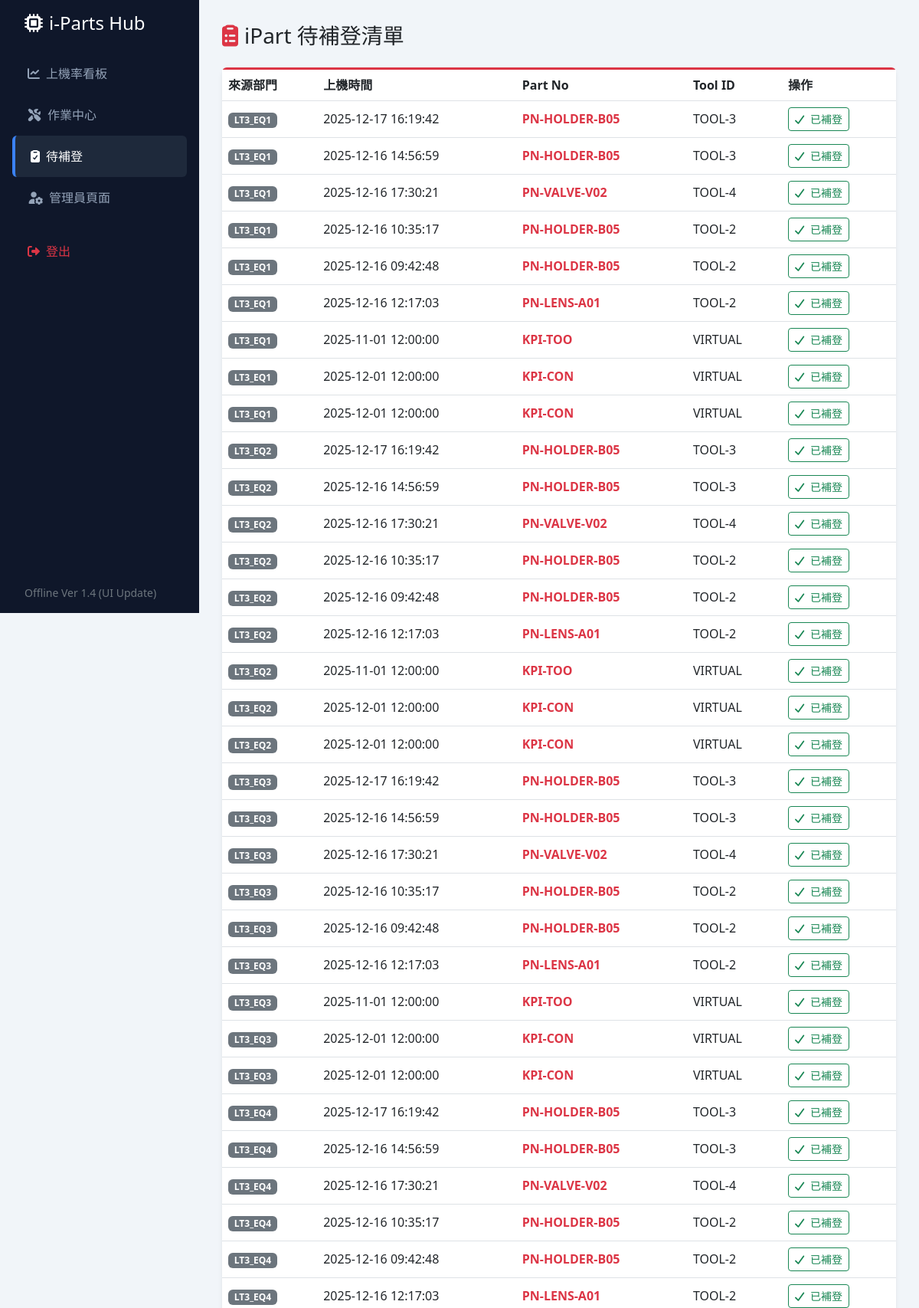
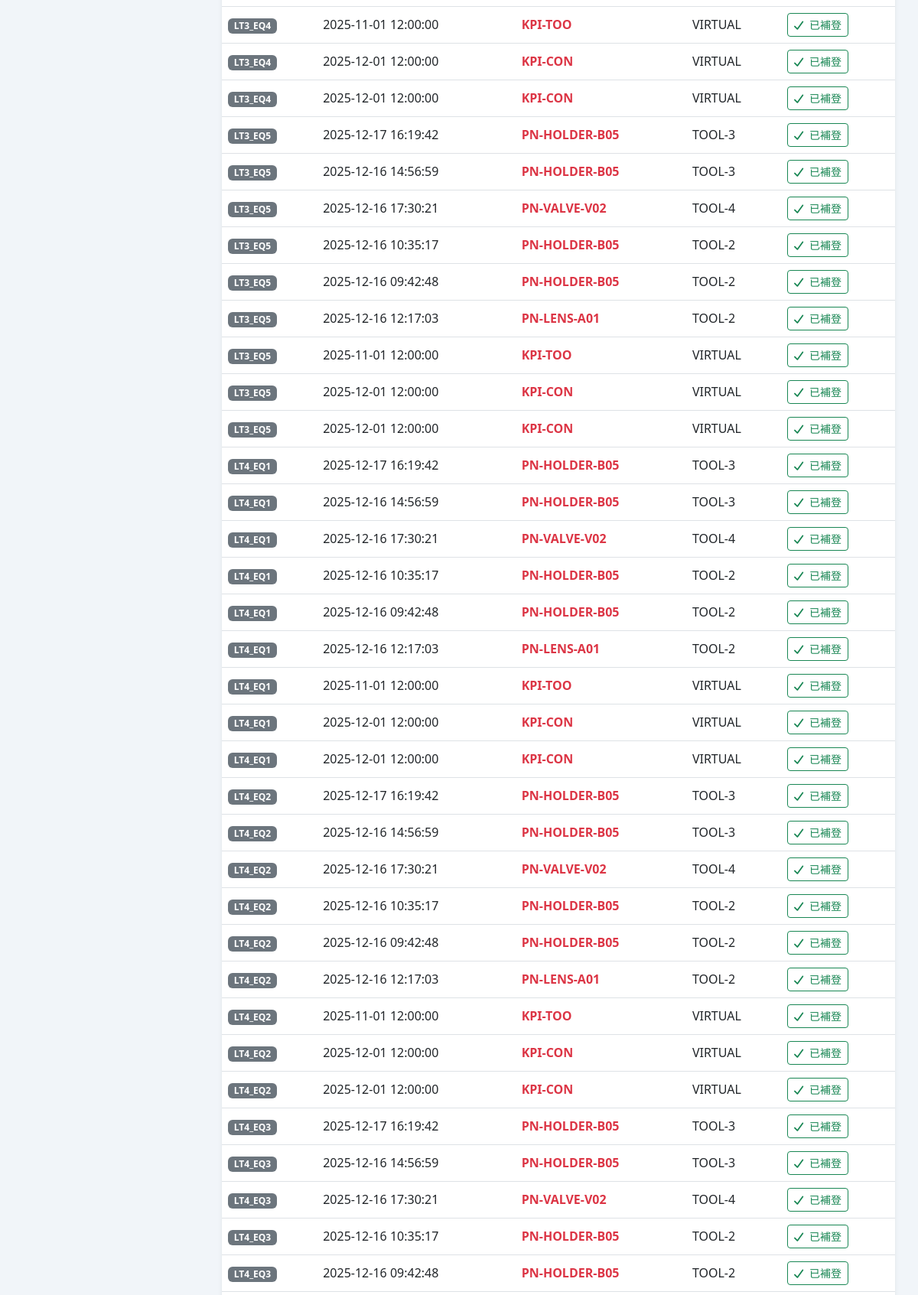
/iPart-PHP/index.php?route=ipart_pending (signed in, upper part), run on the app's committed database (2 pictures, top to bottom).
### tables this page shows
CREATE TABLE part_lifecycle (
                id INTEGER PRIMARY KEY AUTOINCREMENT,
                dept TEXT,
                status TEXT,
                part_no TEXT,
                part_name TEXT,
                vendor TEXT,
                sn TEXT,
                location TEXT,
                ipart_logged INTEGER DEFAULT 0,
                remark TEXT,
                category TEXT,  -- ★ 新增分類欄位
                created_at TIMESTAMP DEFAULT CURRENT_TIMESTAMP
            );

### iPart-PHP/views/pending_list.php (the view, shortened to what this page needs)
<div class="mb-4">
    <h3><i class="fas fa-clipboard-list me-2 text-danger"></i>iPart 待補登清單</h3>
</div>
<div class="card border-danger border-top border-3">
    <div class="table-responsive">
        <table class="table table-hover align-middle mb-0">
            <thead class="bg-light"><tr><th>來源部門</th><th>上機時間</th><th>Part No</th><th>Tool ID</th><th>操作</th></tr></thead>
            <tbody>
                <?php if (empty($pending)): ?>
                <tr><td colspan="5" class="text-center py-5 text-muted">無待補登項目</td></tr>
                <?php else: ?>
                <?php foreach ($pending as $item): ?>
                <tr>
                    <td><span class="badge bg-secondary"><?= $item['dept_source'] ?></span></td>
                    <td><?= $item['created_at'] ?></td>
                    <td class="fw-bold text-danger"><?= $item['part_no'] ?></td>
                    <td><?= $item['location'] ?></td>
                    <td>
                        <a href="index.php?route=api_complete&dept=<?= $item['dept_source'] ?>&id=<?= $item['id'] ?>"
                           class="btn btn-sm btn-outline-success" onclick="return confirm('確認已補登？')"><i class="fas fa-check me-1"></i> 已補登</a>
                    </td>
                </tr>
                <?php endforeach; ?>
                <?php endif; ?>
            </tbody>
        </table>
    </div>
</div>
<?php $content = ob_get_clean(); require 'layout.php'; ?>

### iPart-PHP/views/layout.php (style rules this page uses)
body { min-height: 100vh; overflow-x: hidden; background-color: #f1f5f9; }
.card { border: none; box-shadow: 0 4px 6px -1px rgba(0,0,0,0.1); }
::placeholder { color: #94a3b8 !important; opacity: 1; }

### data on the page
part_lifecycle: dept_source "LT3_EQ1", created_at "2025-12-17 16:19:42", part_no "PN-HOLDER-B05", location "TOOL-3", dept_source "LT3_EQ2", dept_source "LT3_EQ3", dept_source "LT3_EQ4", dept_source "LT3_EQ5", dept_source "LT4_EQ1", dept_source "LT4_EQ2", dept_source "LT4_EQ3"
part_lifecycle: dept_source "LT3_EQ1", created_at "2025-12-16 14:56:59", part_no "PN-HOLDER-B05", location "TOOL-3", dept_source "LT3_EQ2", dept_source "LT3_EQ3", dept_source "LT3_EQ4", dept_source "LT3_EQ5", dept_source "LT4_EQ1", dept_source "LT4_EQ2", dept_source "LT4_EQ3"
part_lifecycle: dept_source "LT3_EQ1", created_at "2025-12-16 17:30:21", part_no "PN-VALVE-V02", location "TOOL-4", dept_source "LT3_EQ2", dept_source "LT3_EQ3", dept_source "LT3_EQ4", dept_source "LT3_EQ5", dept_source "LT4_EQ1", dept_source "LT4_EQ2", dept_source "LT4_EQ3"
part_lifecycle: dept_source "LT3_EQ1", created_at "2025-12-16 10:35:17", part_no "PN-HOLDER-B05", location "TOOL-2", dept_source "LT3_EQ2", dept_source "LT3_EQ3", dept_source "LT3_EQ4", dept_source "LT3_EQ5", dept_source "LT4_EQ1", dept_source "LT4_EQ2", dept_source "LT4_EQ3"
part_lifecycle: dept_source "LT3_EQ1", created_at "2025-12-16 09:42:48", part_no "PN-HOLDER-B05", location "TOOL-2", dept_source "LT3_EQ2", dept_source "LT3_EQ3", dept_source "LT3_EQ4", dept_source "LT3_EQ5", dept_source "LT4_EQ1", dept_source "LT4_EQ2", dept_source "LT4_EQ3"
part_lifecycle: dept_source "LT3_EQ1", created_at "2025-12-16 12:17:03", part_no "PN-LENS-A01", location "TOOL-2", dept_source "LT3_EQ2", dept_source "LT3_EQ3", dept_source "LT3_EQ4", dept_source "LT3_EQ5", dept_source "LT4_EQ1", dept_source "LT4_EQ2"
part_lifecycle: dept_source "LT3_EQ1", created_at "2025-11-01 12:00:00", part_no "KPI-TOO", location "VIRTUAL", dept_source "LT3_EQ2", dept_source "LT3_EQ3", dept_source "LT3_EQ4", dept_source "LT3_EQ5", dept_source "LT4_EQ1", dept_source "LT4_EQ2"
part_lifecycle: dept_source "LT3_EQ1", created_at "2025-12-01 12:00:00", part_no "KPI-CON", location "VIRTUAL", dept_source "LT3_EQ2", dept_source "LT3_EQ3", dept_source "LT3_EQ4", dept_source "LT3_EQ5", dept_source "LT4_EQ1", dept_source "LT4_EQ2"
part_lifecycle: dept_source "LT3_EQ1", created_at "2025-12-01 12:00:00", part_no "KPI-CON", location "VIRTUAL", dept_source "LT3_EQ2", dept_source "LT3_EQ3", dept_source "LT3_EQ4", dept_source "LT3_EQ5", dept_source "LT4_EQ1", dept_source "LT4_EQ2"
